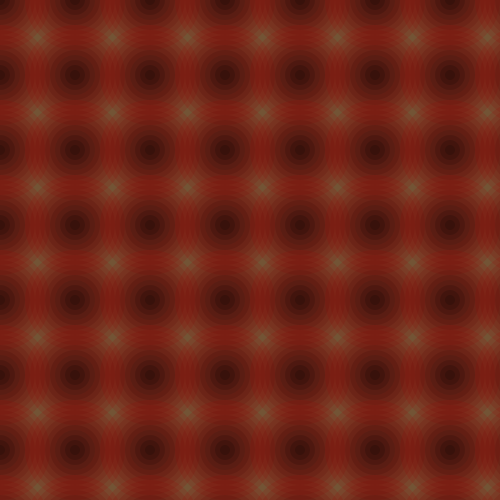
Frame 1 (no input)
Frame 60 (the mouse pressed at the canvas centre just before this capture): identical to frame 1, image omitted
Frame 120 (the mouse held since frame 60 and released just before this capture): identical to frame 1, image omitted

The Processing sketch that drew this single still picture (run headless with seeded random() and noise(); from frame 60 on, the mouse is pressed at the canvas centre):

// Processing sketch: processing_32269
// ── processing_32269.pde



int x=0;
int y=0;
int a=40;
int b=40;
int w=190;



void setup(){
  size (500,500);
  background (115,84,53);
  smooth();
}
  
  
  void draw (){
    
 


    for(int i=0;i<10;i++){
      x=0;
       for(int j=0;j<12;j=j+1){
         
       noStroke();
       fill(139,141,101,50);
       ellipse (x,y,a,b);
       w=150;
       for (int z=100;z>1;z=z-10){//number of rings, 
         noStroke();
       fill (w,0,0,40);
       ellipse (x,y,z,z);
       w=w-20;
       }
       x=x+75;
      }
      y=y+75;
      w=w-20;
     }
    
  }

  
  
